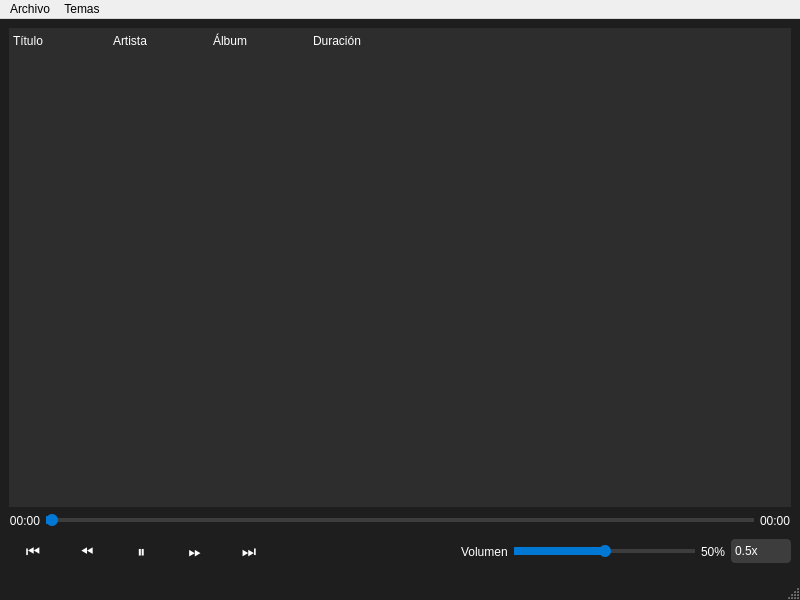
<?xml version="1.0" encoding="UTF-8"?>
<ui version="4.0">
 <class>MainWindow</class>
 <widget class="QMainWindow" name="MainWindow">
  <property name="geometry">
   <rect>
    <x>0</x>
    <y>0</y>
    <width>800</width>
    <height>600</height>
   </rect>
  </property>
  <property name="windowTitle">
   <string>Reproductor de Música</string>
  </property>
  <property name="styleSheet">
   <string>
    /* Estilo general de la ventana */
    QMainWindow {
        background-color: #1E1E1E;
        color: #FFFFFF;
    }

    /* Lista de reproducción */
    QTreeWidget {
        background-color: #2D2D2D;
        border: none;
        color: #FFFFFF;
    }
    QTreeWidget::item {
        height: 25px;
        padding: 4px;
    }
    QTreeWidget::item:selected {
        background-color: #0078D4;
    }
    QTreeWidget::item:hover {
        background-color: #3D3D3D;
    }
    QHeaderView::section {
        background-color: #2D2D2D;
        color: #FFFFFF;
        padding: 4px;
        border: none;
    }

    /* Controles de reproducción */
    QPushButton {
        background-color: transparent;
        color: #FFFFFF;
        border: none;
        font-size: 16px;
        padding: 8px;
        min-width: 32px;
    }
    QPushButton:hover {
        background-color: #3D3D3D;
        border-radius: 4px;
    }
    QPushButton:pressed {
        background-color: #0078D4;
    }

    /* Sliders */
    QSlider::groove:horizontal {
        border: none;
        height: 4px;
        background: #3D3D3D;
        margin: 2px 0;
    }
    QSlider::handle:horizontal {
        background: #0078D4;
        width: 12px;
        height: 12px;
        margin: -4px 0;
        border-radius: 6px;
    }
    QSlider::sub-page:horizontal {
        background: #0078D4;
    }
    QSlider::handle:horizontal:hover {
        background: #2B9FFF;
    }

    /* Etiquetas de tiempo */
    QLabel {
        color: #FFFFFF;
    }

    /* ComboBox de velocidad */
    QComboBox {
        background-color: #3D3D3D;
        color: #FFFFFF;
        border: none;
        padding: 4px;
        border-radius: 4px;
    }
    QComboBox::drop-down {
        border: none;
        width: 20px;
    }
    QComboBox::down-arrow {
        image: url(:/icons/down-arrow.png);
    }
    QComboBox:hover {
        background-color: #4D4D4D;
    }
    QComboBox QAbstractItemView {
        background-color: #2D2D2D;
        color: #FFFFFF;
        selection-background-color: #0078D4;
        selection-color: #FFFFFF;
        border: none;
    }

    /* Barra de estado */
    QStatusBar {
        background-color: #1E1E1E;
        color: #FFFFFF;
    }
    QStatusBar::item {
        border: none;
    }

    /* Scrollbars */
    QScrollBar:vertical {
        background: #2D2D2D;
        width: 10px;
        margin: 0;
    }
    QScrollBar::handle:vertical {
        background: #3D3D3D;
        min-height: 20px;
        border-radius: 5px;
    }
    QScrollBar::add-line:vertical,
    QScrollBar::sub-line:vertical {
        height: 0;
    }
    QScrollBar::up-arrow:vertical,
    QScrollBar::down-arrow:vertical {
        height: 0;
    }
    QScrollBar::add-page:vertical,
    QScrollBar::sub-page:vertical {
        background: none;
    }
   </string>
  </property>
  <widget class="QWidget" name="centralwidget">
   <layout class="QVBoxLayout" name="verticalLayout">
    <item>
     <widget class="QTreeWidget" name="playlistWidget">
      <property name="acceptDrops">
       <bool>true</bool>
      </property>
      <property name="dragDropMode">
       <enum>QAbstractItemView::DropOnly</enum>
      </property>
      <property name="defaultDropAction">
       <enum>Qt::CopyAction</enum>
      </property>
      <column>
       <property name="text">
        <string>Título</string>
       </property>
      </column>
      <column>
       <property name="text">
        <string>Artista</string>
       </property>
      </column>
      <column>
       <property name="text">
        <string>Álbum</string>
       </property>
      </column>
      <column>
       <property name="text">
        <string>Duración</string>
       </property>
      </column>
     </widget>
    </item>
    <item>
     <layout class="QHBoxLayout" name="progressLayout">
      <item>
       <widget class="QLabel" name="timeLabel">
        <property name="minimumWidth">
         <number>60</number>
        </property>
        <property name="text">
         <string>00:00</string>
        </property>
        <property name="alignment">
         <set>Qt::AlignRight|Qt::AlignVCenter</set>
        </property>
       </widget>
      </item>
      <item>
       <widget class="QSlider" name="progressSlider">
        <property name="orientation">
         <enum>Qt::Horizontal</enum>
        </property>
       </widget>
      </item>
      <item>
       <widget class="QLabel" name="totalTimeLabel">
        <property name="minimumWidth">
         <number>60</number>
        </property>
        <property name="text">
         <string>00:00</string>
        </property>
        <property name="alignment">
         <set>Qt::AlignLeft|Qt::AlignVCenter</set>
        </property>
       </widget>
      </item>
     </layout>
    </item>
    <item>
     <layout class="QHBoxLayout" name="controlsLayout">
      <item>
       <widget class="QPushButton" name="rewindStartButton">
        <property name="text">
         <string>⏮</string>
        </property>
        <property name="toolTip">
         <string>Ir al inicio</string>
        </property>
       </widget>
      </item>
      <item>
       <widget class="QPushButton" name="previousButton">
        <property name="text">
         <string>⏪</string>
        </property>
        <property name="toolTip">
         <string>Anterior</string>
        </property>
       </widget>
      </item>
      <item>
       <widget class="QPushButton" name="playButton">
        <property name="text">
         <string>⏸</string>
        </property>
        <property name="toolTip">
         <string>Reproducir/Pausar</string>
        </property>
       </widget>
      </item>
      <item>
       <widget class="QPushButton" name="nextButton">
        <property name="text">
         <string>⏩</string>
        </property>
        <property name="toolTip">
         <string>Siguiente</string>
        </property>
       </widget>
      </item>
      <item>
       <widget class="QPushButton" name="fastForwardButton">
        <property name="text">
         <string>⏭</string>
        </property>
        <property name="toolTip">
         <string>Ir al final</string>
        </property>
       </widget>
      </item>
      <item>
       <spacer name="horizontalSpacer">
        <property name="orientation">
         <enum>Qt::Horizontal</enum>
        </property>
        <property name="sizeHint" stdset="0">
         <size>
          <width>40</width>
          <height>20</height>
         </size>
        </property>
       </spacer>
      </item>
      <item>
       <widget class="QLabel" name="volumeLabel">
        <property name="text">
         <string>Volumen</string>
        </property>
       </widget>
      </item>
      <item>
       <widget class="QSlider" name="volumeSlider">
        <property name="maximum">
         <number>100</number>
        </property>
        <property name="value">
         <number>50</number>
        </property>
        <property name="orientation">
         <enum>Qt::Horizontal</enum>
        </property>
       </widget>
      </item>
      <item>
       <widget class="QLabel" name="volumePercentLabel">
        <property name="minimumWidth">
         <number>40</number>
        </property>
        <property name="text">
         <string>50%</string>
        </property>
       </widget>
      </item>
      <item>
       <widget class="QComboBox" name="speedComboBox">
        <property name="toolTip">
         <string>Velocidad de reproducción</string>
        </property>
        <item>
         <property name="text">
          <string>0.5x</string>
         </property>
        </item>
        <item>
         <property name="text">
          <string>0.75x</string>
         </property>
        </item>
        <item>
         <property name="text">
          <string>1.0x</string>
         </property>
        </item>
        <item>
         <property name="text">
          <string>1.25x</string>
         </property>
        </item>
        <item>
         <property name="text">
          <string>1.5x</string>
         </property>
        </item>
        <item>
         <property name="text">
          <string>2.0x</string>
         </property>
        </item>
       </widget>
      </item>
     </layout>
    </item>
   </layout>
  </widget>
  <widget class="QMenuBar" name="menubar">
   <property name="geometry">
    <rect>
     <x>0</x>
     <y>0</y>
     <width>800</width>
     <height>24</height>
    </rect>
   </property>
   <widget class="QMenu" name="menuArchivo">
    <property name="title">
     <string>Archivo</string>
    </property>
    <addaction name="actionAbrirArchivo"/>
    <addaction name="actionAbrirDirectorio"/>
    <addaction name="separator"/>
    <addaction name="actionSalir"/>
   </widget>
   <widget class="QMenu" name="menuTemas">
    <property name="title">
     <string>Temas</string>
    </property>
    <addaction name="actionTemaClaro"/>
    <addaction name="actionTemaOscuro"/>
   </widget>
   <addaction name="menuArchivo"/>
   <addaction name="menuTemas"/>
  </widget>
  <widget class="QStatusBar" name="statusbar"/>
  <action name="actionAbrirArchivo">
   <property name="text">
    <string>Abrir Archivo</string>
   </property>
  </action>
  <action name="actionAbrirDirectorio">
   <property name="text">
    <string>Abrir Directorio</string>
   </property>
  </action>
  <action name="actionSalir">
   <property name="text">
    <string>Salir</string>
   </property>
  </action>
  <action name="actionTemaClaro">
   <property name="text">
    <string>Tema Claro</string>
   </property>
  </action>
  <action name="actionTemaOscuro">
   <property name="text">
    <string>Tema Oscuro</string>
   </property>
  </action>
 </widget>
 <resources/>
 <connections/>
</ui>
